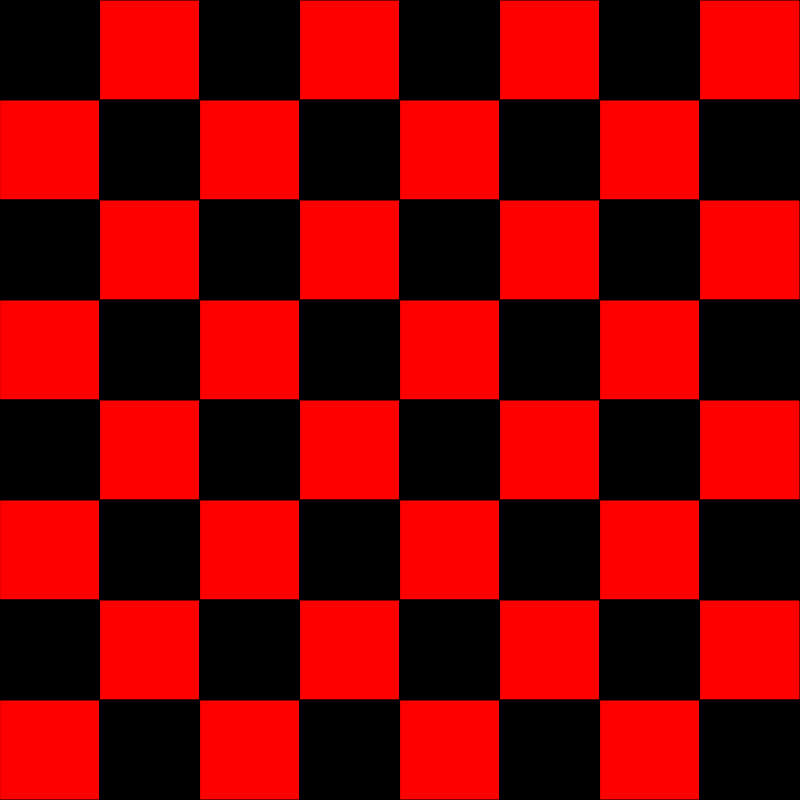
Frame 1 (no input)
Frame 60 (no input): identical to frame 1, image omitted
Frame 120 (the mouse pressed at the canvas centre since frame 60): identical to frame 1, image omitted

The p5.js sketch that drew this single still picture (run headless with seeded random() and noise() and a simulated clock; from frame 60 on, the mouse is pressed at the canvas centre):

// p5.js sketch
// ── sketch.js
function setup() {
  createCanvas(800, 800);

  for(var y = 0; y < 8; y = y + 1) {
    for(var x = 0; x < 8; x = x + 1) {
      if((x+y)%2 == 0) {
        fill(0, 0, 0);
      } else {
        fill(255, 0, 0);
      }
      rect(x * 100, y * 100, 100, 100);
    }
  }


}

function draw() {

}
